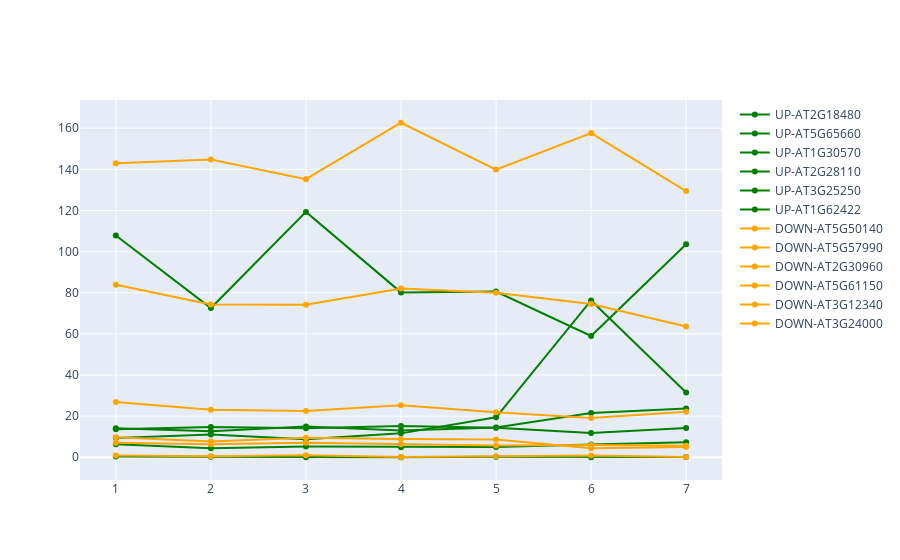

Notebook cell for this chart:
### Code cell
import seaborn as sns
import plotly.graph_objects as go
import numpy as np

fig = go.Figure()

x = list(range(1,df_stop1.shape[1]))
for id_ in up_id_samples:
    y= list(df[stop1_cols][df["atID"] == id_].values[0])
    fig.add_trace(go.Scatter(x=x, y=y,mode='lines+markers',hovertext=stop1_cols,hoverinfo="text+y",
                    name="UP-"+id_,  line = dict(color='green')))
    
for id_ in down_id_samples:
    y= list(df[stop1_cols][df["atID"] == id_].values[0])
    fig.add_trace(go.Scatter(x=x, y=y,mode='lines+markers',hovertext=stop1_cols,hoverinfo="text+y",
                    name="DOWN-"+id_,  line = dict(color='orange')))
    
# for id_ in up_and_down_id_samples:
#     y= list(df[stop1_cols][df["atID"] == id_].values[0])
#     fig.add_trace(go.Scatter(x=x, y=y,mode='lines+markers',hovertext=stop1_cols,hoverinfo="text+y",
#                     name="UpDown-"+id_,  line = dict(color='black')))
    
fig.show()

### Figure 1 — Plotly figure (JSON) as saved in the notebook; plotly's stock layout.template omitted (floating-point values rounded to 4 significant figures)
{"data": [{"hoverinfo": "text+y", "hovertext": ["wthp6_ave", "stop1hp6_ave", "stop1lp6_ave", "stop1hp5_ave", "stop1lp5_ave", "stop1al_ave", "s1fe_ave"], "line": {"color": "green"}, "mode": "lines+markers", "name": "UP-AT2G18480", "type": "scatter", "x": [1, 2, 3, 4, 5, 6, 7], "y": [0.3825, 0.2146, 0, 0.05721, 0.2565, 0.04722, 0.08711]}, {"hoverinfo": "text+y", "hovertext": ["wthp6_ave", "stop1hp6_ave", "stop1lp6_ave", "stop1hp5_ave", "stop1lp5_ave", "stop1al_ave", "s1fe_ave"], "line": {"color": "green"}, "mode": "lines+markers", "name": "UP-AT5G65660", "type": "scatter", "x": [1, 2, 3, 4, 5, 6, 7], "y": [107.8, 72.55, 119.3, 80.17, 80.57, 58.98, 103.6]}, {"hoverinfo": "text+y", "hovertext": ["wthp6_ave", "stop1hp6_ave", "stop1lp6_ave", "stop1hp5_ave", "stop1lp5_ave", "stop1al_ave", "s1fe_ave"], "line": {"color": "green"}, "mode": "lines+markers", "name": "UP-AT1G30570", "type": "scatter", "x": [1, 2, 3, 4, 5, 6, 7], "y": [13.57, 14.65, 14.08, 15.19, 14.33, 11.82, 14.21]}, {"hoverinfo": "text+y", "hovertext": ["wthp6_ave", "stop1hp6_ave", "stop1lp6_ave", "stop1hp5_ave", "stop1lp5_ave", "stop1al_ave", "s1fe_ave"], "line": {"color": "green"}, "mode": "lines+markers", "name": "UP-AT2G28110", "type": "scatter", "x": [1, 2, 3, 4, 5, 6, 7], "y": [14.09, 12.61, 14.99, 12.99, 14.45, 21.53, 23.73]}, {"hoverinfo": "text+y", "hovertext": ["wthp6_ave", "stop1hp6_ave", "stop1lp6_ave", "stop1hp5_ave", "stop1lp5_ave", "stop1al_ave", "s1fe_ave"], "line": {"color": "green"}, "mode": "lines+markers", "name": "UP-AT3G25250", "type": "scatter", "x": [1, 2, 3, 4, 5, 6, 7], "y": [9.372, 11.09, 8.782, 11.61, 19.42, 76.25, 31.44]}, {"hoverinfo": "text+y", "hovertext": ["wthp6_ave", "stop1hp6_ave", "stop1lp6_ave", "stop1hp5_ave", "stop1lp5_ave", "stop1al_ave", "s1fe_ave"], "line": {"color": "green"}, "mode": "lines+markers", "name": "UP-AT1G62422", "type": "scatter", "x": [1, 2, 3, 4, 5, 6, 7], "y": [6.291, 4.426, 5.227, 4.898, 4.926, 6.217, 7.251]}, {"hoverinfo": "text+y", "hovertext": ["wthp6_ave", "stop1hp6_ave", "stop1lp6_ave", "stop1hp5_ave", "stop1lp5_ave", "stop1al_ave", "s1fe_ave"], "line": {"color": "orange"}, "mode": "lines+markers", "name": "DOWN-AT5G50140", "type": "scatter", "x": [1, 2, 3, 4, 5, 6, 7], "y": [0.8653, 0.5166, 0.9412, 0.1623, 0.4711, 0.8512, 0.1058]}, {"hoverinfo": "text+y", "hovertext": ["wthp6_ave", "stop1hp6_ave", "stop1lp6_ave", "stop1hp5_ave", "stop1lp5_ave", "stop1al_ave", "s1fe_ave"], "line": {"color": "orange"}, "mode": "lines+markers", "name": "DOWN-AT5G57990", "type": "scatter", "x": [1, 2, 3, 4, 5, 6, 7], "y": [142.9, 144.7, 135.2, 162.7, 139.9, 157.6, 129.4]}, {"hoverinfo": "text+y", "hovertext": ["wthp6_ave", "stop1hp6_ave", "stop1lp6_ave", "stop1hp5_ave", "stop1lp5_ave", "stop1al_ave", "s1fe_ave"], "line": {"color": "orange"}, "mode": "lines+markers", "name": "DOWN-AT2G30960", "type": "scatter", "x": [1, 2, 3, 4, 5, 6, 7], "y": [7.106, 6.306, 7.013, 6.359, 5.661, 5.978, 5.605]}, {"hoverinfo": "text+y", "hovertext": ["wthp6_ave", "stop1hp6_ave", "stop1lp6_ave", "stop1hp5_ave", "stop1lp5_ave", "stop1al_ave", "s1fe_ave"], "line": {"color": "orange"}, "mode": "lines+markers", "name": "DOWN-AT5G61150", "type": "scatter", "x": [1, 2, 3, 4, 5, 6, 7], "y": [83.91, 74.27, 74.2, 82.06, 79.99, 74.54, 63.54]}, {"hoverinfo": "text+y", "hovertext": ["wthp6_ave", "stop1hp6_ave", "stop1lp6_ave", "stop1hp5_ave", "stop1lp5_ave", "stop1al_ave", "s1fe_ave"], "line": {"color": "orange"}, "mode": "lines+markers", "name": "DOWN-AT3G12340", "type": "scatter", "x": [1, 2, 3, 4, 5, 6, 7], "y": [26.92, 23.05, 22.46, 25.27, 21.88, 19.06, 22.11]}, {"hoverinfo": "text+y", "hovertext": ["wthp6_ave", "stop1hp6_ave", "stop1lp6_ave", "stop1hp5_ave", "stop1lp5_ave", "stop1al_ave", "s1fe_ave"], "line": {"color": "orange"}, "mode": "lines+markers", "name": "DOWN-AT3G24000", "type": "scatter", "x": [1, 2, 3, 4, 5, 6, 7], "y": [9.677, 7.607, 9.498, 8.821, 8.593, 4.422, 4.936]}], "layout": {}}
